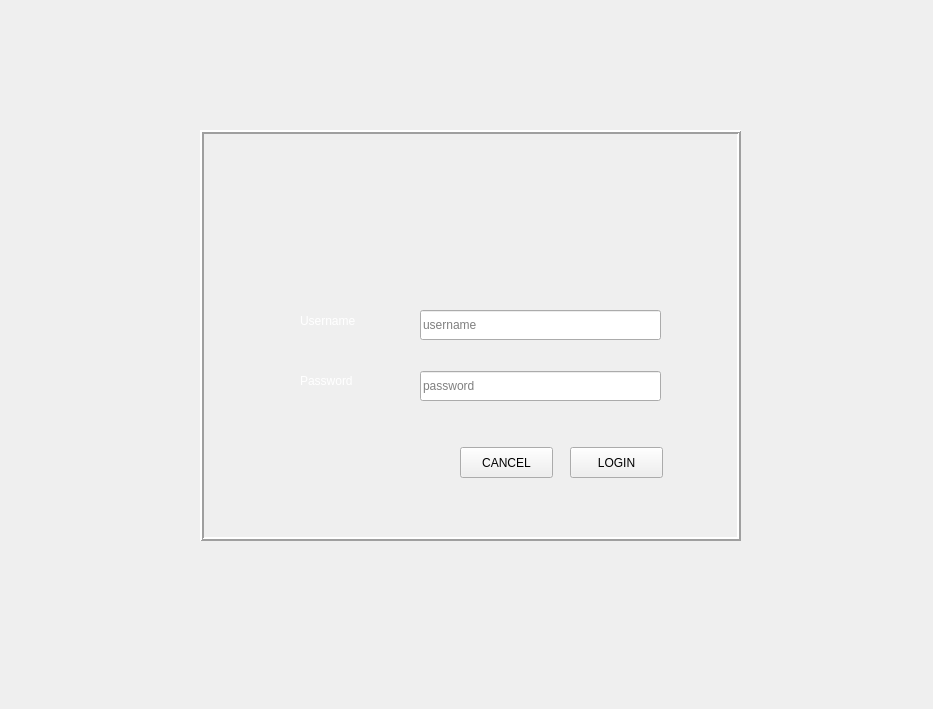
<?xml version="1.0" encoding="UTF-8"?>
<ui version="4.0">
 <class>LoginForm</class>
 <widget class="QWidget" name="LoginForm">
  <property name="geometry">
   <rect>
    <x>0</x>
    <y>0</y>
    <width>933</width>
    <height>709</height>
   </rect>
  </property>
  <property name="windowTitle">
   <string>Form</string>
  </property>
  <property name="styleSheet">
   <string notr="true">border-color: rgb(255, 255, 255);</string>
  </property>
  <widget class="QFrame" name="frame">
   <property name="geometry">
    <rect>
     <x>200</x>
     <y>130</y>
     <width>541</width>
     <height>411</height>
    </rect>
   </property>
   <property name="styleSheet">
    <string notr="true">border-color: rgb(255, 255, 255);</string>
   </property>
   <property name="frameShape">
    <enum>QFrame::Box</enum>
   </property>
   <property name="frameShadow">
    <enum>QFrame::Raised</enum>
   </property>
   <property name="lineWidth">
    <number>2</number>
   </property>
   <widget class="QLineEdit" name="UsernameLineEdit">
    <property name="geometry">
     <rect>
      <x>220</x>
      <y>180</y>
      <width>241</width>
      <height>30</height>
     </rect>
    </property>
    <property name="maximumSize">
     <size>
      <width>300</width>
      <height>30</height>
     </size>
    </property>
    <property name="placeholderText">
     <string>username</string>
    </property>
   </widget>
   <widget class="QLineEdit" name="PasswordLineEdit">
    <property name="geometry">
     <rect>
      <x>220</x>
      <y>241</y>
      <width>241</width>
      <height>30</height>
     </rect>
    </property>
    <property name="maximumSize">
     <size>
      <width>300</width>
      <height>30</height>
     </size>
    </property>
    <property name="inputMethodHints">
     <set>Qt::ImhNoAutoUppercase|Qt::ImhNoPredictiveText|Qt::ImhSensitiveData</set>
    </property>
    <property name="echoMode">
     <enum>QLineEdit::PasswordEchoOnEdit</enum>
    </property>
    <property name="placeholderText">
     <string>password</string>
    </property>
   </widget>
   <widget class="QPushButton" name="CancelPushButton">
    <property name="geometry">
     <rect>
      <x>260</x>
      <y>317</y>
      <width>93</width>
      <height>31</height>
     </rect>
    </property>
    <property name="text">
     <string>CANCEL</string>
    </property>
   </widget>
   <widget class="QLabel" name="LogoLabel">
    <property name="geometry">
     <rect>
      <x>200</x>
      <y>40</y>
      <width>131</width>
      <height>91</height>
     </rect>
    </property>
    <property name="styleSheet">
     <string notr="true">image: url(:/resources/icons/user.png);</string>
    </property>
    <property name="text">
     <string/>
    </property>
   </widget>
   <widget class="QPushButton" name="LoginPushButton">
    <property name="geometry">
     <rect>
      <x>370</x>
      <y>317</y>
      <width>93</width>
      <height>31</height>
     </rect>
    </property>
    <property name="text">
     <string>LOGIN</string>
    </property>
   </widget>
   <widget class="QLabel" name="UserNameLabel">
    <property name="geometry">
     <rect>
      <x>100</x>
      <y>180</y>
      <width>81</width>
      <height>21</height>
     </rect>
    </property>
    <property name="styleSheet">
     <string notr="true">color: rgb(255, 255, 255);
font: 75 10pt &quot;MS Shell Dlg 2&quot;;</string>
    </property>
    <property name="text">
     <string>Username </string>
    </property>
   </widget>
   <widget class="QLabel" name="PasswordLabel">
    <property name="geometry">
     <rect>
      <x>100</x>
      <y>240</y>
      <width>71</width>
      <height>21</height>
     </rect>
    </property>
    <property name="styleSheet">
     <string notr="true">color: rgb(255, 255, 255);
font: 75 10pt &quot;MS Shell Dlg 2&quot;;</string>
    </property>
    <property name="text">
     <string>Password</string>
    </property>
   </widget>
  </widget>
 </widget>
 <resources/>
 <connections/>
</ui>
